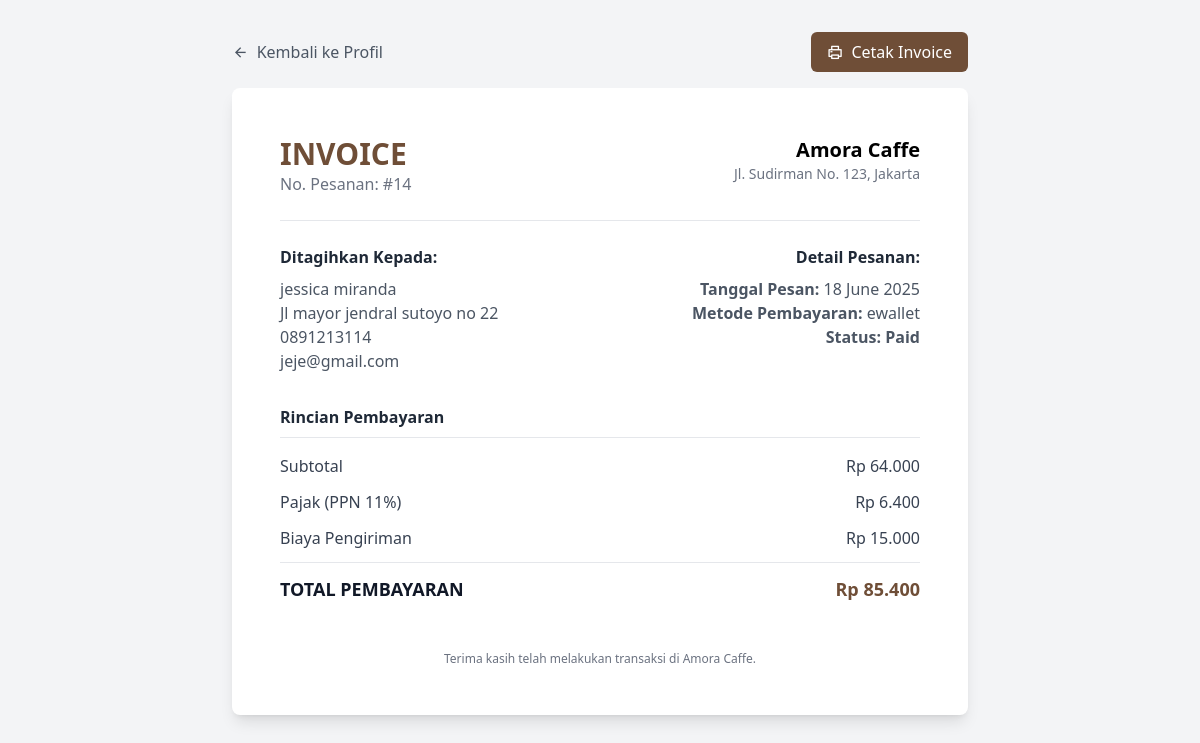
/invoice.php?id=14 (signed in), run on the app's committed database.
### tables this page shows
CREATE TABLE `payments` (
  `id` int(11) UNSIGNED NOT NULL,
  `first_name` varchar(100) NOT NULL,
  `last_name` varchar(100) NOT NULL,
  `address` text NOT NULL,
  `phone` varchar(20) NOT NULL,
  `email` varchar(100) NOT NULL,
  `shipping_cost` decimal(12,2) NOT NULL COMMENT 'Biaya pengiriman, misal 15000.00',
  `subtotal` decimal(12,2) NOT NULL COMMENT 'Total harga barang sebelum pajak dan ongkos kirim',
  `tax` decimal(12,2) NOT NULL COMMENT 'Pajak 10% dari subtotal',
  `total` decimal(12,2) NOT NULL COMMENT 'subtotal + tax + shipping_cost',
  `payment_method` varchar(50) DEFAULT NULL COMMENT 'Metode pembayaran (diisi di tahap selanjutnya)',
  `proof_filename` varchar(255) DEFAULT NULL,
  `status` enum('pending','paid','failed') NOT NULL DEFAULT 'pending',
  `created_at` datetime NOT NULL DEFAULT current_timestamp()
);

### invoice.php (the view, shortened to what this page needs)
<?php
require_once 'koneksi.php';
$payment_id = isset($_GET['id']) ? (int)$_GET['id'] : 0;
$user_id = $_SESSION['user_id'];
try {
    $stmt = $pdo->prepare("
        SELECT p.*, u.id as user_id
        FROM payments p
        JOIN users u ON p.email = u.email
        WHERE p.id = :payment_id AND u.id = :user_id
    ");
    $stmt->execute([
        ':payment_id' => $payment_id,
        ':user_id' => $user_id
    ]);
    $invoice = $stmt->fetch(PDO::FETCH_ASSOC);
} catch (PDOException $e) {
    die("Error mengambil data invoice: " . $e->getMessage());
}
?>
<!DOCTYPE html>
<html lang="id">
<head>
    <script src="https://cdn.tailwindcss.com"></script>
    <link href="https://cdnjs.cloudflare.com/ajax/libs/remixicon/4.6.0/remixicon.min.css" rel="stylesheet" />
</head>
<body class="bg-gray-100">
    <div class="container mx-auto max-w-3xl my-8 px-4">
        <div class="flex justify-between items-center mb-4 no-print">
            <a href="profil.php" class="text-gray-600 hover:text-primary flex items-center">
                <i class="ri-arrow-left-line mr-2"></i> Kembali ke Profil
            </a>
            <button onclick="window.print()" class="bg-primary text-white px-4 py-2 rounded-md flex items-center hover:bg-opacity-90">
                <i class="ri-printer-line mr-2"></i> Cetak Invoice
            </button>
        </div>
        <div class="bg-white rounded-lg shadow-lg p-8 lg:p-12 invoice-box">
            <div class="flex justify-between items-start border-b pb-6 mb-6">
                <div>
                    <h1 class="text-3xl font-bold text-primary">INVOICE</h1>
                    <p class="text-gray-500">No. Pesanan: #<?= htmlspecialchars($invoice['id']) ?></p>
                </div>
                <div class="text-right">
                    <h2 class="text-xl font-semibold">Amora Caffe</h2>
                    <p class="text-sm text-gray-500">Jl. Sudirman No. 123, Jakarta</p>
                </div>
            </div>
            <div class="grid grid-cols-2 gap-6 mb-8">
                <div>
                    <h3 class="font-semibold text-gray-800 mb-2">Ditagihkan Kepada:</h3>
                    <p class="text-gray-600"><?= htmlspecialchars($invoice['first_name'] . ' ' . $invoice['last_name']) ?></p>
                    <p class="text-gray-600"><?= nl2br(htmlspecialchars($invoice['address'])) ?></p>
                    <p class="text-gray-600"><?= htmlspecialchars($invoice['phone']) ?></p>
                    <p class="text-gray-600"><?= htmlspecialchars($invoice['email']) ?></p>
                </div>
                <div class="text-right">
                    <h3 class="font-semibold text-gray-800 mb-2">Detail Pesanan:</h3>
                    <p class="text-gray-600"><strong>Tanggal Pesan:</strong> <?= date('d F Y', strtotime($invoice['created_at'])) ?></p>
                    <p class="text-gray-600"><strong>Metode Pembayaran:</strong> <?= htmlspecialchars($invoice['payment_method'] ?? 'N/A') ?></p>
                    <p class="text-gray-600"><strong>Status:</strong> <span class="font-semibold"><?= ucfirst(htmlspecialchars($invoice['status'])) ?></span></p>
                </div>
            </div>
            <div>
                <h3 class="font-semibold text-gray-800 mb-4 border-b pb-2">Rincian Pembayaran</h3>
                <div class="space-y-3 text-gray-700">
                    <div class="flex justify-between">
                        <span>Subtotal</span>
                        <span>Rp <?= number_format($invoice['subtotal'], 0, ',', '.') ?></span>
                    </div>
                    <div class="flex justify-between">
                        <span>Pajak (PPN 11%)</span>
                        <span>Rp <?= number_format($invoice['tax'], 0, ',', '.') ?></span>
                    </div>
                    <div class="flex justify-between">
                        <span>Biaya Pengiriman</span>
                        <span>Rp <?= number_format($invoice['shipping_cost'], 0, ',', '.') ?></span>
                    </div>
                    <div class="flex justify-between font-bold text-lg text-gray-900 border-t pt-3 mt-3">
                        <span>TOTAL PEMBAYARAN</span>
                        <span class="text-primary">Rp <?= number_format($invoice['total'], 0, ',', '.') ?></span>
                    </div>
                </div>
            </div>
            <div class="text-center text-gray-500 text-xs mt-12">
                <p>Terima kasih telah melakukan transaksi di Amora Caffe.</p>
            </div>
        </div>
    </div>
</body>
</html>

### invoice.php (style rules this page uses)
.bg-primary { background-color: #6f4e37; }
.text-primary { color: #6f4e37; }

### data on the page
payments: id "14", first_name+last_name "jessica miranda", address "Jl mayor jendral sutoyo no 22", phone "0891213114", email "jeje@gmail.com", created_at "18 June 2025", payment_method "ewallet", status "Paid", subtotal "64.000", tax "6.400", shipping_cost "15.000", total "85.400"
